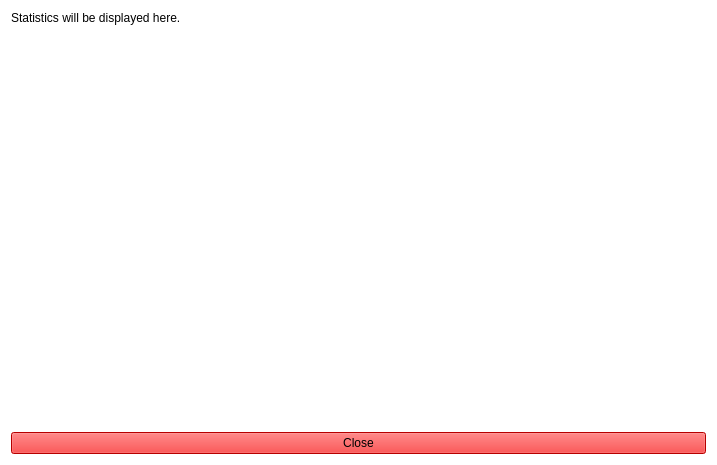
<?xml version="1.0" encoding="UTF-8"?>
<ui version="4.0">
 <class>StatsPage</class>
 <widget class="QWidget" name="StatsPage">
  <property name="geometry">
   <rect>
    <x>0</x>
    <y>0</y>
    <width>717</width>
    <height>465</height>
   </rect>
  </property>
  <property name="windowTitle">
   <string>Statistics</string>
  </property>
  <property name="styleSheet">
   <string notr="true">background-color: white;</string>
  </property>
  <layout class="QVBoxLayout" name="verticalLayout">
   <item>
    <widget class="QLabel" name="statsLabel">
     <property name="text">
      <string>Statistics will be displayed here.</string>
     </property>
     <property name="alignment">
      <set>Qt::AlignLeading|Qt::AlignLeft|Qt::AlignTop</set>
     </property>
    </widget>
   </item>
   <item>
    <widget class="QPushButton" name="closeButton">
     <property name="styleSheet">
      <string notr="true">background-color: red;</string>
     </property>
     <property name="text">
      <string>Close</string>
     </property>
    </widget>
   </item>
  </layout>
 </widget>
 <resources/>
 <connections/>
</ui>
